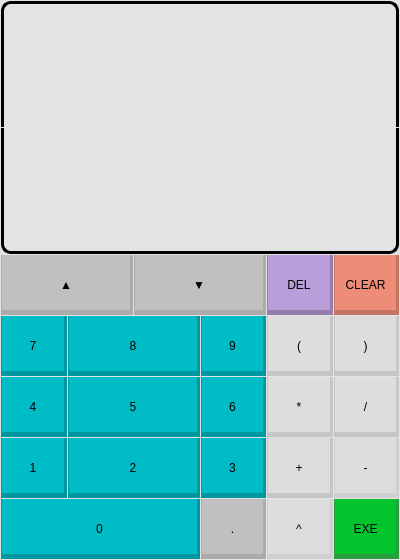
<?xml version="1.0" encoding="UTF-8"?>
<ui version="4.0">
 <class>MainWindow</class>
 <widget class="QMainWindow" name="MainWindow">
  <property name="geometry">
   <rect>
    <x>0</x>
    <y>0</y>
    <width>400</width>
    <height>560</height>
   </rect>
  </property>
  <property name="sizePolicy">
   <sizepolicy hsizetype="Preferred" vsizetype="Preferred">
    <horstretch>0</horstretch>
    <verstretch>0</verstretch>
   </sizepolicy>
  </property>
  <property name="minimumSize">
   <size>
    <width>0</width>
    <height>0</height>
   </size>
  </property>
  <property name="maximumSize">
   <size>
    <width>400</width>
    <height>560</height>
   </size>
  </property>
  <property name="windowTitle">
   <string>Calculator</string>
  </property>
  <property name="styleSheet">
   <string notr="true">background-color: #E3E3E3;
font-size: 12px;</string>
  </property>
  <widget class="QWidget" name="centralwidget">
   <property name="sizePolicy">
    <sizepolicy hsizetype="Preferred" vsizetype="Preferred">
     <horstretch>0</horstretch>
     <verstretch>0</verstretch>
    </sizepolicy>
   </property>
   <layout class="QGridLayout" name="gridLayout_2">
    <property name="leftMargin">
     <number>1</number>
    </property>
    <property name="topMargin">
     <number>1</number>
    </property>
    <property name="rightMargin">
     <number>1</number>
    </property>
    <property name="bottomMargin">
     <number>1</number>
    </property>
    <property name="spacing">
     <number>1</number>
    </property>
    <item row="4" column="1" colspan="2">
     <widget class="QPushButton" name="button_5">
      <property name="sizePolicy">
       <sizepolicy hsizetype="Minimum" vsizetype="Fixed">
        <horstretch>0</horstretch>
        <verstretch>0</verstretch>
       </sizepolicy>
      </property>
      <property name="minimumSize">
       <size>
        <width>60</width>
        <height>60</height>
       </size>
      </property>
      <property name="styleSheet">
       <string notr="true">QPushButton {
	background-color: #00BCC6;
	border: none;
	padding-top: 5px;
	
	border-left: 1px solid #0097A0;
	border-right: 3px solid #0097A0;
	border-bottom: 5px solid #0097A0;
}
QPushButton::pressed {
	background-color: #00BCC6;
	border-left: 3px solid #0097A0;
	border-right: 1px solid #0097A0;
	border-top: 5px solid #0097A0;
	padding-top: -5px;
	border-bottom: none;
}</string>
      </property>
      <property name="text">
       <string>5</string>
      </property>
     </widget>
    </item>
    <item row="2" column="4">
     <widget class="QPushButton" name="button_del">
      <property name="sizePolicy">
       <sizepolicy hsizetype="Minimum" vsizetype="Fixed">
        <horstretch>0</horstretch>
        <verstretch>0</verstretch>
       </sizepolicy>
      </property>
      <property name="minimumSize">
       <size>
        <width>60</width>
        <height>60</height>
       </size>
      </property>
      <property name="styleSheet">
       <string notr="true">QPushButton {
	background-color: #B99ED9;
	border: none;
	padding-top: 5px;
	
	border-left: 1px solid #927DAB;
	border-right: 3px solid #927DAB;
	border-bottom: 5px solid #927DAB;
}
QPushButton::pressed {
	background-color: #B99ED9;
	border-left: 3px solid #927DAB;
	border-right: 1px solid #927DAB;
	border-top: 5px solid #927DAB;
	padding-top: -5px;
	border-bottom: none;
}</string>
      </property>
      <property name="text">
       <string>DEL</string>
      </property>
     </widget>
    </item>
    <item row="5" column="4">
     <widget class="QPushButton" name="button_add">
      <property name="sizePolicy">
       <sizepolicy hsizetype="Minimum" vsizetype="Fixed">
        <horstretch>0</horstretch>
        <verstretch>0</verstretch>
       </sizepolicy>
      </property>
      <property name="minimumSize">
       <size>
        <width>60</width>
        <height>60</height>
       </size>
      </property>
      <property name="styleSheet">
       <string notr="true">QPushButton {
	background-color:#DDDDDD ;
	border: none;
	padding-top: 5px;
	
	border-left: 1px solid #C6C6C6;
	border-right: 3px solid #C6C6C6;
	border-bottom: 5px solid #C6C6C6;
}
QPushButton::pressed {
	background-color: #DDDDDD;
	border-left: 3px solid #C6C6C6;
	border-right: 1px solid #C6C6C6;
	border-top: 5px solid #C6C6C6;
	padding-top: -5px;
	border-bottom: none;
}</string>
      </property>
      <property name="text">
       <string>+</string>
      </property>
     </widget>
    </item>
    <item row="5" column="0">
     <widget class="QPushButton" name="button_1">
      <property name="sizePolicy">
       <sizepolicy hsizetype="Minimum" vsizetype="Fixed">
        <horstretch>0</horstretch>
        <verstretch>0</verstretch>
       </sizepolicy>
      </property>
      <property name="minimumSize">
       <size>
        <width>60</width>
        <height>60</height>
       </size>
      </property>
      <property name="styleSheet">
       <string notr="true">QPushButton {
	background-color: #00BCC6;
	border: none;
	padding-top: 5px;
	
	border-left: 1px solid #0097A0;
	border-right: 3px solid #0097A0;
	border-bottom: 5px solid #0097A0;
}
QPushButton::pressed {
	background-color: #00BCC6;
	border-left: 3px solid #0097A0;
	border-right: 1px solid #0097A0;
	border-top: 5px solid #0097A0;
	padding-top: -5px;
	border-bottom: none;
}</string>
      </property>
      <property name="text">
       <string>1</string>
      </property>
     </widget>
    </item>
    <item row="6" column="0" colspan="3">
     <widget class="QPushButton" name="button_0">
      <property name="sizePolicy">
       <sizepolicy hsizetype="Minimum" vsizetype="Fixed">
        <horstretch>0</horstretch>
        <verstretch>0</verstretch>
       </sizepolicy>
      </property>
      <property name="minimumSize">
       <size>
        <width>60</width>
        <height>60</height>
       </size>
      </property>
      <property name="styleSheet">
       <string notr="true">QPushButton {
	background-color: #00BCC6;
	border: none;
	padding-top: 5px;
	
	border-left: 1px solid #0097A0;
	border-right: 3px solid #0097A0;
	border-bottom: 5px solid #0097A0;
}
QPushButton::pressed {
	background-color: #00BCC6;
	border-left: 3px solid #0097A0;
	border-right: 1px solid #0097A0;
	border-top: 5px solid #0097A0;
	padding-top: -5px;
	border-bottom: none;
}</string>
      </property>
      <property name="text">
       <string>0</string>
      </property>
     </widget>
    </item>
    <item row="3" column="0">
     <widget class="QPushButton" name="button_7">
      <property name="sizePolicy">
       <sizepolicy hsizetype="Minimum" vsizetype="Fixed">
        <horstretch>0</horstretch>
        <verstretch>0</verstretch>
       </sizepolicy>
      </property>
      <property name="minimumSize">
       <size>
        <width>60</width>
        <height>60</height>
       </size>
      </property>
      <property name="styleSheet">
       <string notr="true">QPushButton {
	background-color: #00BCC6;
	border: none;
	padding-top: 5px;
	
	border-left: 1px solid #0097A0;
	border-right: 3px solid #0097A0;
	border-bottom: 5px solid #0097A0;
}
QPushButton::pressed {
	background-color: #00BCC6;
	border-left: 3px solid #0097A0;
	border-right: 1px solid #0097A0;
	border-top: 5px solid #0097A0;
	padding-top: -5px;
	border-bottom: none;
}</string>
      </property>
      <property name="text">
       <string>7</string>
      </property>
     </widget>
    </item>
    <item row="3" column="3">
     <widget class="QPushButton" name="button_9">
      <property name="sizePolicy">
       <sizepolicy hsizetype="Minimum" vsizetype="Fixed">
        <horstretch>0</horstretch>
        <verstretch>0</verstretch>
       </sizepolicy>
      </property>
      <property name="minimumSize">
       <size>
        <width>60</width>
        <height>60</height>
       </size>
      </property>
      <property name="styleSheet">
       <string notr="true">QPushButton {
	background-color: #00BCC6;
	border: none;
	padding-top: 5px;
	
	border-left: 1px solid #0097A0;
	border-right: 3px solid #0097A0;
	border-bottom: 5px solid #0097A0;
}
QPushButton::pressed {
	background-color: #00BCC6;
	border-left: 3px solid #0097A0;
	border-right: 1px solid #0097A0;
	border-top: 5px solid #0097A0;
	padding-top: -5px;
	border-bottom: none;
}</string>
      </property>
      <property name="text">
       <string>9</string>
      </property>
     </widget>
    </item>
    <item row="5" column="1" colspan="2">
     <widget class="QPushButton" name="button_2">
      <property name="sizePolicy">
       <sizepolicy hsizetype="Minimum" vsizetype="Fixed">
        <horstretch>0</horstretch>
        <verstretch>0</verstretch>
       </sizepolicy>
      </property>
      <property name="minimumSize">
       <size>
        <width>60</width>
        <height>60</height>
       </size>
      </property>
      <property name="styleSheet">
       <string notr="true">QPushButton {
	background-color: #00BCC6;
	border: none;
	padding-top: 5px;
	
	border-left: 1px solid #0097A0;
	border-right: 3px solid #0097A0;
	border-bottom: 5px solid #0097A0;
}
QPushButton::pressed {
	background-color: #00BCC6;
	border-left: 3px solid #0097A0;
	border-right: 1px solid #0097A0;
	border-top: 5px solid #0097A0;
	padding-top: -5px;
	border-bottom: none;
}</string>
      </property>
      <property name="text">
       <string>2</string>
      </property>
     </widget>
    </item>
    <item row="4" column="3">
     <widget class="QPushButton" name="button_6">
      <property name="sizePolicy">
       <sizepolicy hsizetype="Minimum" vsizetype="Fixed">
        <horstretch>0</horstretch>
        <verstretch>0</verstretch>
       </sizepolicy>
      </property>
      <property name="minimumSize">
       <size>
        <width>60</width>
        <height>60</height>
       </size>
      </property>
      <property name="styleSheet">
       <string notr="true">QPushButton {
	background-color: #00BCC6;
	border: none;
	padding-top: 5px;
	
	border-left: 1px solid #0097A0;
	border-right: 3px solid #0097A0;
	border-bottom: 5px solid #0097A0;
}
QPushButton::pressed {
	background-color: #00BCC6;
	border-left: 3px solid #0097A0;
	border-right: 1px solid #0097A0;
	border-top: 5px solid #0097A0;
	padding-top: -5px;
	border-bottom: none;
}</string>
      </property>
      <property name="text">
       <string>6</string>
      </property>
     </widget>
    </item>
    <item row="4" column="5">
     <widget class="QPushButton" name="button_divide">
      <property name="sizePolicy">
       <sizepolicy hsizetype="Minimum" vsizetype="Fixed">
        <horstretch>0</horstretch>
        <verstretch>0</verstretch>
       </sizepolicy>
      </property>
      <property name="minimumSize">
       <size>
        <width>60</width>
        <height>60</height>
       </size>
      </property>
      <property name="styleSheet">
       <string notr="true">QPushButton {
	background-color:#DDDDDD ;
	border: none;
	padding-top: 5px;
	
	border-left: 1px solid #C6C6C6;
	border-right: 3px solid #C6C6C6;
	border-bottom: 5px solid #C6C6C6;
}
QPushButton::pressed {
	background-color: #DDDDDD;
	border-left: 3px solid #C6C6C6;
	border-right: 1px solid #C6C6C6;
	border-top: 5px solid #C6C6C6;
	padding-top: -5px;
	border-bottom: none;
}</string>
      </property>
      <property name="text">
       <string>/</string>
      </property>
     </widget>
    </item>
    <item row="2" column="5">
     <widget class="QPushButton" name="button_clear">
      <property name="sizePolicy">
       <sizepolicy hsizetype="Minimum" vsizetype="Fixed">
        <horstretch>0</horstretch>
        <verstretch>0</verstretch>
       </sizepolicy>
      </property>
      <property name="minimumSize">
       <size>
        <width>60</width>
        <height>60</height>
       </size>
      </property>
      <property name="styleSheet">
       <string notr="true">QPushButton {
	background-color: #ED8C77;
	border: none;
	padding-top: 5px;
	
	border-left: 1px solid #C37463;
	border-right: 3px solid #C37463;
	border-bottom: 5px solid #C37463;
}
QPushButton::pressed {
	background-color: #ED8C77;
	border-left: 3px solid #C37463;
	border-right: 1px solid #C37463;
	border-top: 5px solid #C37463;
	padding-top: -5px;
	border-bottom: none;
}</string>
      </property>
      <property name="text">
       <string>CLEAR</string>
      </property>
     </widget>
    </item>
    <item row="3" column="1" colspan="2">
     <widget class="QPushButton" name="button_8">
      <property name="sizePolicy">
       <sizepolicy hsizetype="Minimum" vsizetype="Fixed">
        <horstretch>0</horstretch>
        <verstretch>0</verstretch>
       </sizepolicy>
      </property>
      <property name="minimumSize">
       <size>
        <width>60</width>
        <height>60</height>
       </size>
      </property>
      <property name="styleSheet">
       <string notr="true">QPushButton {
	background-color: #00BCC6;
	border: none;
	padding-top: 5px;
	
	border-left: 1px solid #0097A0;
	border-right: 3px solid #0097A0;
	border-bottom: 5px solid #0097A0;
}
QPushButton::pressed {
	background-color: #00BCC6;
	border-left: 3px solid #0097A0;
	border-right: 1px solid #0097A0;
	border-top: 5px solid #0097A0;
	padding-top: -5px;
	border-bottom: none;
}</string>
      </property>
      <property name="text">
       <string>8</string>
      </property>
     </widget>
    </item>
    <item row="2" column="2" colspan="2">
     <widget class="QPushButton" name="button_down">
      <property name="sizePolicy">
       <sizepolicy hsizetype="Minimum" vsizetype="Fixed">
        <horstretch>0</horstretch>
        <verstretch>0</verstretch>
       </sizepolicy>
      </property>
      <property name="minimumSize">
       <size>
        <width>60</width>
        <height>60</height>
       </size>
      </property>
      <property name="styleSheet">
       <string notr="true">QPushButton {
	background-color: #C0C0C0 ;
	border: none;
	padding-top: 5px;
	
	border-left: 1px solid #ABABAB;
	border-right: 3px solid #ABABAB;
	border-bottom: 5px solid #ABABAB;
}
QPushButton::pressed {
	background-color: #C0C0C0;
	border-left: 3px solid #ABABAB;
	border-right: 1px solid #ABABAB;
	border-top: 5px solid #ABABAB;
	padding-top: -5px;
	border-bottom: none;
}</string>
      </property>
      <property name="text">
       <string>▼</string>
      </property>
     </widget>
    </item>
    <item row="4" column="4">
     <widget class="QPushButton" name="button_multiply">
      <property name="sizePolicy">
       <sizepolicy hsizetype="Minimum" vsizetype="Fixed">
        <horstretch>0</horstretch>
        <verstretch>0</verstretch>
       </sizepolicy>
      </property>
      <property name="minimumSize">
       <size>
        <width>60</width>
        <height>60</height>
       </size>
      </property>
      <property name="styleSheet">
       <string notr="true">QPushButton {
	background-color:#DDDDDD ;
	border: none;
	padding-top: 5px;
	
	border-left: 1px solid #C6C6C6;
	border-right: 3px solid #C6C6C6;
	border-bottom: 5px solid #C6C6C6;
}
QPushButton::pressed {
	background-color: #DDDDDD;
	border-left: 3px solid #C6C6C6;
	border-right: 1px solid #C6C6C6;
	border-top: 5px solid #C6C6C6;
	padding-top: -5px;
	border-bottom: none;
}</string>
      </property>
      <property name="text">
       <string>*</string>
      </property>
     </widget>
    </item>
    <item row="2" column="0" colspan="2">
     <widget class="QPushButton" name="button_up">
      <property name="sizePolicy">
       <sizepolicy hsizetype="Minimum" vsizetype="Fixed">
        <horstretch>0</horstretch>
        <verstretch>0</verstretch>
       </sizepolicy>
      </property>
      <property name="minimumSize">
       <size>
        <width>60</width>
        <height>60</height>
       </size>
      </property>
      <property name="styleSheet">
       <string notr="true">QPushButton {
	background-color: #C0C0C0 ;
	border: none;
	padding-top: 5px;

	border-left: 1px solid #ABABAB;
	border-right: 3px solid #ABABAB;
	border-bottom: 5px solid #ABABAB;
}
QPushButton::pressed {
	background-color: #C0C0C0;
	border-left: 3px solid #ABABAB;
	border-right: 1px solid #ABABAB;
	border-top: 5px solid #ABABAB;
	padding-top: -5px;
	border-bottom: none;
}</string>
      </property>
      <property name="text">
       <string>▲</string>
      </property>
     </widget>
    </item>
    <item row="6" column="4">
     <widget class="QPushButton" name="button_power">
      <property name="sizePolicy">
       <sizepolicy hsizetype="Minimum" vsizetype="Fixed">
        <horstretch>0</horstretch>
        <verstretch>0</verstretch>
       </sizepolicy>
      </property>
      <property name="minimumSize">
       <size>
        <width>60</width>
        <height>60</height>
       </size>
      </property>
      <property name="styleSheet">
       <string notr="true">QPushButton {
	background-color:#DDDDDD ;
	border: none;
	padding-top: 5px;
	
	border-left: 1px solid #D0D0D0;
	border-right: 3px solid #D0D0D0;
	border-bottom: 5px solid #D0D0D0;
}
QPushButton::pressed {
	background-color: #DDDDDD;
	border-left: 3px solid #D0D0D0;
	border-right: 1px solid #D0D0D0;
	border-top: 5px solid #D0D0D0;
	padding-top: -5px;
	border-bottom: none;
}</string>
      </property>
      <property name="text">
       <string>^</string>
      </property>
     </widget>
    </item>
    <item row="3" column="5">
     <widget class="QPushButton" name="button_closingBrace">
      <property name="sizePolicy">
       <sizepolicy hsizetype="Minimum" vsizetype="Fixed">
        <horstretch>0</horstretch>
        <verstretch>0</verstretch>
       </sizepolicy>
      </property>
      <property name="minimumSize">
       <size>
        <width>60</width>
        <height>60</height>
       </size>
      </property>
      <property name="styleSheet">
       <string notr="true">QPushButton {
	background-color:#DDDDDD ;
	border: none;
	padding-top: 5px;
	
	border-left: 1px solid #C6C6C6;
	border-right: 3px solid #C6C6C6;
	border-bottom: 5px solid #C6C6C6;
}
QPushButton::pressed {
	background-color: #DDDDDD;
	border-left: 3px solid #C6C6C6;
	border-right: 1px solid #C6C6C6;
	border-top: 5px solid #C6C6C6;
	padding-top: -5px;
	border-bottom: none;
}</string>
      </property>
      <property name="text">
       <string>)</string>
      </property>
     </widget>
    </item>
    <item row="6" column="3">
     <widget class="QPushButton" name="button_dot">
      <property name="sizePolicy">
       <sizepolicy hsizetype="Minimum" vsizetype="Fixed">
        <horstretch>0</horstretch>
        <verstretch>0</verstretch>
       </sizepolicy>
      </property>
      <property name="minimumSize">
       <size>
        <width>60</width>
        <height>60</height>
       </size>
      </property>
      <property name="styleSheet">
       <string notr="true">QPushButton {
	background-color: #C0C0C0 ;
	border: none;
	padding-top: 5px;
	
	border-left: 1px solid #ABABAB;
	border-right: 3px solid #ABABAB;
	border-bottom: 5px solid #ABABAB;
}
QPushButton::pressed {
	background-color: #C0C0C0;
	border-left: 3px solid #ABABAB;
	border-right: 1px solid #ABABAB;
	border-top: 5px solid #ABABAB;
	padding-top: -5px;
	border-bottom: none;
}</string>
      </property>
      <property name="text">
       <string>.</string>
      </property>
     </widget>
    </item>
    <item row="0" column="0" colspan="6">
     <widget class="QLabel" name="label">
      <property name="enabled">
       <bool>true</bool>
      </property>
      <property name="sizePolicy">
       <sizepolicy hsizetype="Preferred" vsizetype="Preferred">
        <horstretch>0</horstretch>
        <verstretch>0</verstretch>
       </sizepolicy>
      </property>
      <property name="minimumSize">
       <size>
        <width>0</width>
        <height>60</height>
       </size>
      </property>
      <property name="styleSheet">
       <string notr="true">QLabel {
	background-color: #E3E3E3;
	color: dark-gray;
	font-size: 20px;
	border: 3px solid black;
	border-bottom: none;
	border-top-right-radius: 10%;
    border-top-left-radius: 10%;
}</string>
      </property>
      <property name="text">
       <string/>
      </property>
      <property name="alignment">
       <set>Qt::AlignLeading|Qt::AlignLeft|Qt::AlignTop</set>
      </property>
      <property name="wordWrap">
       <bool>true</bool>
      </property>
     </widget>
    </item>
    <item row="6" column="5">
     <widget class="QPushButton" name="button_exe">
      <property name="sizePolicy">
       <sizepolicy hsizetype="Minimum" vsizetype="Fixed">
        <horstretch>0</horstretch>
        <verstretch>0</verstretch>
       </sizepolicy>
      </property>
      <property name="minimumSize">
       <size>
        <width>60</width>
        <height>60</height>
       </size>
      </property>
      <property name="styleSheet">
       <string notr="true">QPushButton {
	background-color: #02C42D;
	border: none;
	padding-top: 5px;
	
	border-left: 1px solid #289E3E;
	border-right: 3px solid #289E3E;
	border-bottom: 5px solid #289E3E;
}
QPushButton::pressed {
	background-color: #14C436;
	border-left: 3px solid #289E3E;
	border-right: 1px solid #289E3E;
	border-top: 5px solid #289E3E;
	padding-top: -5px;
	border-bottom: none;
}</string>
      </property>
      <property name="text">
       <string>EXE</string>
      </property>
     </widget>
    </item>
    <item row="3" column="4">
     <widget class="QPushButton" name="button_openingBrace">
      <property name="sizePolicy">
       <sizepolicy hsizetype="Minimum" vsizetype="Fixed">
        <horstretch>0</horstretch>
        <verstretch>0</verstretch>
       </sizepolicy>
      </property>
      <property name="minimumSize">
       <size>
        <width>60</width>
        <height>60</height>
       </size>
      </property>
      <property name="styleSheet">
       <string notr="true">QPushButton {
	background-color:#DDDDDD ;
	border: none;
	padding-top: 5px;
	
	border-left: 1px solid #C6C6C6;
	border-right: 3px solid #C6C6C6;
	border-bottom: 5px solid #C6C6C6;
}
QPushButton::pressed {
	background-color: #DDDDDD;
	border-left: 3px solid #C6C6C6;
	border-right: 1px solid #C6C6C6;
	border-top: 5px solid #C6C6C6;
	padding-top: -5px;
	border-bottom: none;
}</string>
      </property>
      <property name="text">
       <string>(</string>
      </property>
     </widget>
    </item>
    <item row="5" column="3">
     <widget class="QPushButton" name="button_3">
      <property name="sizePolicy">
       <sizepolicy hsizetype="Minimum" vsizetype="Fixed">
        <horstretch>0</horstretch>
        <verstretch>0</verstretch>
       </sizepolicy>
      </property>
      <property name="minimumSize">
       <size>
        <width>60</width>
        <height>60</height>
       </size>
      </property>
      <property name="styleSheet">
       <string notr="true">QPushButton {
	background-color: #00BCC6;
	border: none;
	padding-top: 5px;
	
	border-left: 1px solid #0097A0;
	border-right: 3px solid #0097A0;
	border-bottom: 5px solid #0097A0;
}
QPushButton::pressed {
	background-color: #00BCC6;
	border-left: 3px solid #0097A0;
	border-right: 1px solid #0097A0;
	border-top: 5px solid #0097A0;
	padding-top: -5px;
	border-bottom: none;
}</string>
      </property>
      <property name="text">
       <string>3</string>
      </property>
     </widget>
    </item>
    <item row="4" column="0">
     <widget class="QPushButton" name="button_4">
      <property name="sizePolicy">
       <sizepolicy hsizetype="Minimum" vsizetype="Fixed">
        <horstretch>0</horstretch>
        <verstretch>0</verstretch>
       </sizepolicy>
      </property>
      <property name="minimumSize">
       <size>
        <width>60</width>
        <height>60</height>
       </size>
      </property>
      <property name="styleSheet">
       <string notr="true">QPushButton {
	background-color: #00BCC6;
	border: none;
	padding-top: 5px;
	
	border-left: 1px solid #0097A0;
	border-right: 3px solid #0097A0;
	border-bottom: 5px solid #0097A0;
}
QPushButton::pressed {
	background-color: #00BCC6;
	border-left: 3px solid #0097A0;
	border-right: 1px solid #0097A0;
	border-top: 5px solid #0097A0;
	padding-top: -5px;
	border-bottom: none;
}</string>
      </property>
      <property name="text">
       <string>4</string>
      </property>
     </widget>
    </item>
    <item row="5" column="5">
     <widget class="QPushButton" name="button_minus">
      <property name="sizePolicy">
       <sizepolicy hsizetype="Minimum" vsizetype="Fixed">
        <horstretch>0</horstretch>
        <verstretch>0</verstretch>
       </sizepolicy>
      </property>
      <property name="minimumSize">
       <size>
        <width>60</width>
        <height>60</height>
       </size>
      </property>
      <property name="styleSheet">
       <string notr="true">QPushButton {
	background-color:#DDDDDD ;
	border: none;
	padding-top: 5px;
	
	border-left: 1px solid #D0D0D0;
	border-right: 3px solid #D0D0D0;
	border-bottom: 5px solid #D0D0D0;
}
QPushButton::pressed {
	background-color: #DDDDDD;
	border-left: 3px solid #D0D0D0;
	border-right: 1px solid #D0D0D0;
	border-top: 5px solid #D0D0D0;
	padding-top: -5px;
	border-bottom: none;
}</string>
      </property>
      <property name="text">
       <string>-</string>
      </property>
     </widget>
    </item>
    <item row="1" column="0" colspan="6">
     <widget class="QLabel" name="label_Ans">
      <property name="minimumSize">
       <size>
        <width>0</width>
        <height>60</height>
       </size>
      </property>
      <property name="styleSheet">
       <string notr="true">QLabel {
	background-color: #E3E3E3;
	color: dark-gray;
	font-size: 20px;
	border: 3px solid black;
	border-top: none;
	border-bottom-right-radius: 10%;
    border-bottom-left-radius: 10%;
}</string>
      </property>
      <property name="text">
       <string/>
      </property>
      <property name="alignment">
       <set>Qt::AlignRight|Qt::AlignTrailing|Qt::AlignVCenter</set>
      </property>
     </widget>
    </item>
   </layout>
  </widget>
 </widget>
 <resources/>
 <connections/>
</ui>
